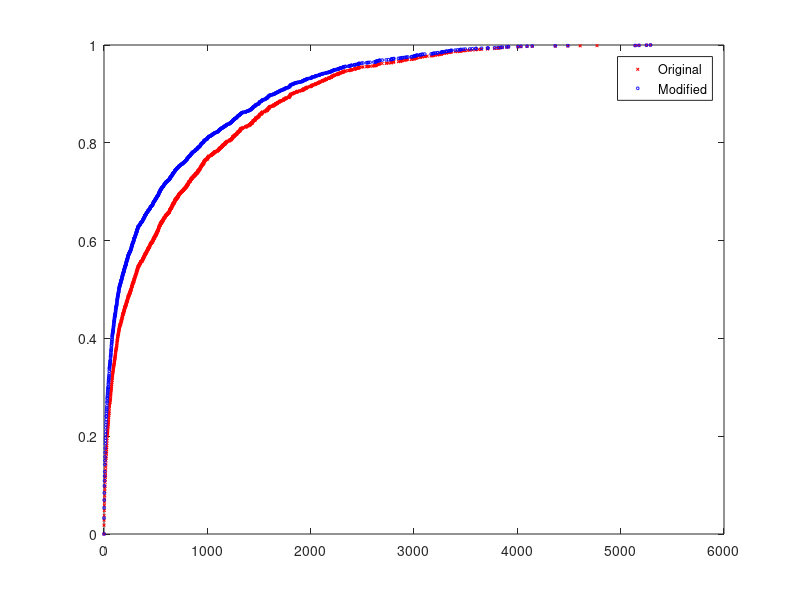

Write MATLAB code to recreate this figure.
%subplot(2, 1, 1)

o = csvread("ecdf_original.csv")(:, [2, 3]);
d = csvread("ecdf_dropped.csv")(:, [2, 3]);
plot(o(:, 1), o(:, 2), 'rx', 'markersize', 2, d(:, 1), d(:, 2), 'bo', 'markersize', 2)
legend("Original", "Modified")

%subplot(2, 2, 3)
%o = csvread("original.csv");
%d = csvread("dropped.csv");
%[on ov] = hist(o, 100);
%[dn dv] = hist(d, 100);
%plot(ov, on, 'r', dv, dn, 'b')

%subplot(2, 2, 4)
%[on ov] = hist(o, 50);
%[dn dv] = hist(d, 50);
%plot(ov, on, 'r', dv, dn, 'b')

